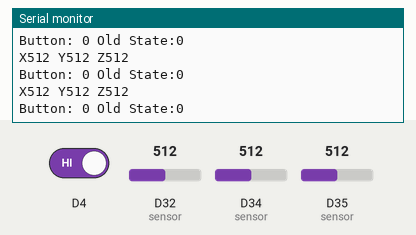
Simulated run of this sketch. Board: Arduino Nano 33 BLE. Parts: the last lines printed to the serial monitor. Inputs (shaded band) come from the test bench; at power-on: D4 HIGH, D32 (sensor) = 512, D34 (sensor) = 512, D35 (sensor) = 512. USB keyboard and mouse output is not drawn.

Above: at 1.2 s.
1.3 s: D4 driven LOW
At 2.4 s:
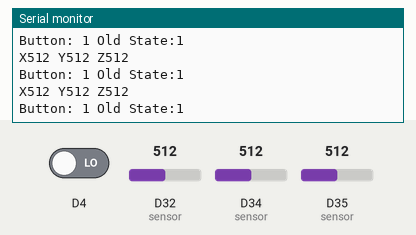
2.8 s: D32 (sensor) set to 716
At 3.4 s:
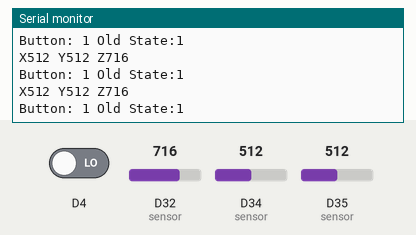
4.3 s: D34 (sensor) set to 716
At 4.9 s:
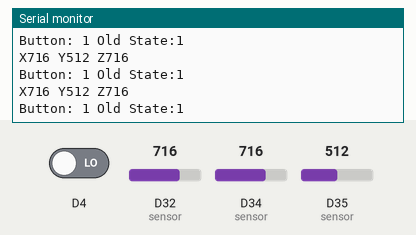
5.8 s: D35 (sensor) set to 716
At 6.6 s:
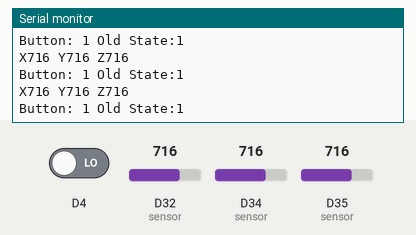
7.3 s: D32 (sensor) set to 900
At 8.2 s:
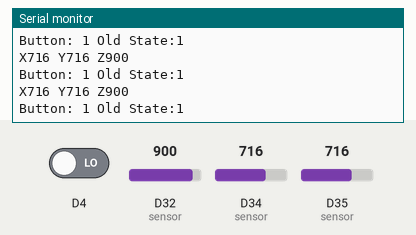
8.8 s: D34 (sensor) set to 900
At 9.7 s:
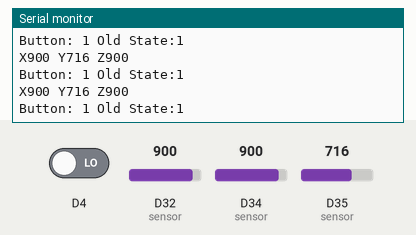
Timing chart, 0 to 11.3 s (numbered marks = the images above; inputs shaded):
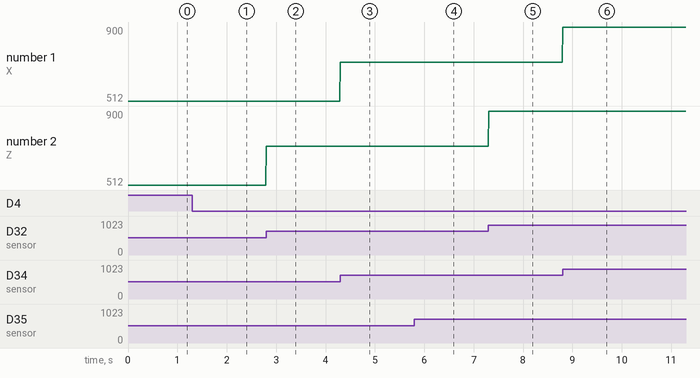

Measured:
- after the input at 1.3 s, the serial monitor: prints a new line at once (image 1)
- after the input at 2.8 s, the serial monitor: prints a new line at once (image 2)
- after the input at 4.3 s, the serial monitor: prints a new line at once (image 3)
- after the input at 5.8 s, the serial monitor: prints a new line at once (image 4)
- after the input at 7.3 s, the serial monitor: prints a new line at once (image 5)
- after the input at 8.8 s, the serial monitor: prints a new line at once (image 6)
- plotted number 2: 512 → 716 after the input at 2.8 s, 716 → 900 after the input at 7.3 s

The sketch:

BLE_GAMEPAD.ino
```cpp
/*
 * This example turns the ESP32 into a Bluetooth LE gamepad that presses buttons and moves axis
 *
 * Possible buttons are:
 * BUTTON_1 through to BUTTON_64
 *
 * Possible DPAD/HAT switch position values are:
 * DPAD_CENTERED, DPAD_UP, DPAD_UP_RIGHT, DPAD_RIGHT, DPAD_DOWN_RIGHT, DPAD_DOWN, DPAD_DOWN_LEFT, DPAD_LEFT, DPAD_UP_LEFT
 * (or HAT_CENTERED, HAT_UP etc)
 *
 * bleGamepad.setAxes takes the following int16_t parameters for the Left/Right Thumb X/Y, uint16_t for the Left/Right Triggers plus slider1 and slider2, and hat switch position as above:
 * (Left Thumb X, Left Thumb Y, Right Thumb X, Right Thumb Y, Left Trigger, Right Trigger, Hat switch positions (hat1, hat2, hat3, hat4));
 */

#include <BleGamepad.h>

BleGamepad bleGamepad;

int JoystickX;
int JoystickY;
int JoystickZ;

int currentButtonState1;
int lastButtonState1;

void setup()
{
  Serial.begin(115200);
  Serial.println("Starting BLE work!");
  bleGamepad.begin();
}

void loop()
{
  if(bleGamepad.isConnected())
  {

     // Read Joystick
  JoystickX = analogRead(34); // Hall effect sensor connects to this analog pin
  JoystickY = analogRead(35); // Hall effect sensor connects to this analog pin

    // Read Rudder Pedals
  JoystickZ = analogRead(32); // Hall effect sensor connects to this analog pin

    //Display on console
  Serial.println("X"+(String)JoystickX+" Y"+(String)JoystickY +" Z"+ (String)JoystickZ);


  // Read Button
int currentButtonState1 = !digitalRead(4); // Button 1

  if (currentButtonState1 != lastButtonState1)
  {
    Serial.println("LOOP");
    if (currentButtonState1 == 0){
      bleGamepad.press(BUTTON_1);
    }
    else if (currentButtonState1 == 1){
      bleGamepad.release(BUTTON_1);
    }

  lastButtonState1 = currentButtonState1;

  }

  Serial.println("Button: "+(String)currentButtonState1+ " Old State:"+(String)lastButtonState1);

// Map analog reading from 0 ~ 4095 to 32737 ~ -32737 for use as an axis reading

  int JoystickXAdjusted = map(JoystickX, 4095, 0, 65454,0 ); //Fix: Unity n'accepte que des valeurs positives
  int JoystickYAdjusted = map(JoystickY, 4095, 200, 65454,0 ); //Fix: on repère une zone morte pour le controlleur en Y entre 0 et 200 (limite mécanique) donc on décale le 0 à 200
  int JoystickZAdjusted = map(JoystickZ, 4095, 0, 65454,0 );


// Output Controls
  bleGamepad.setX(JoystickXAdjusted);
  bleGamepad.setY(JoystickYAdjusted);
  bleGamepad.setZ(JoystickZAdjusted);

 delay(10);
  }
}
```
